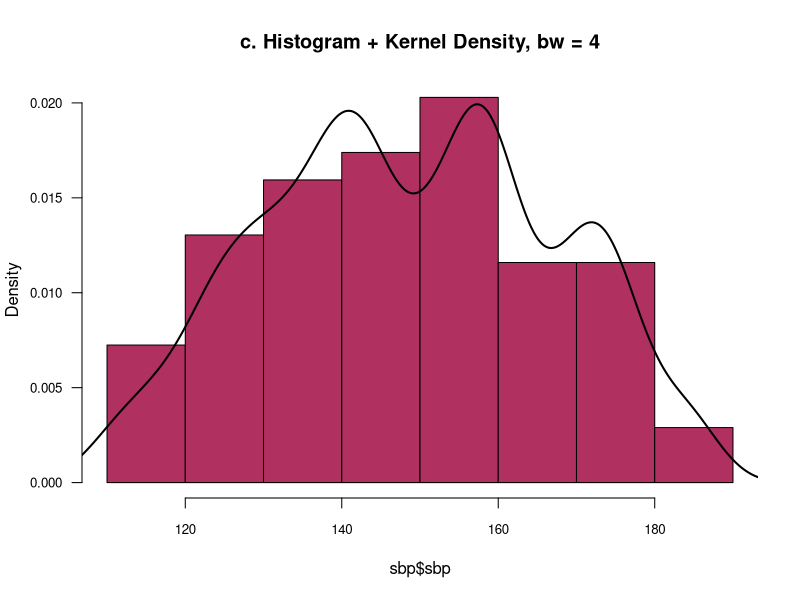
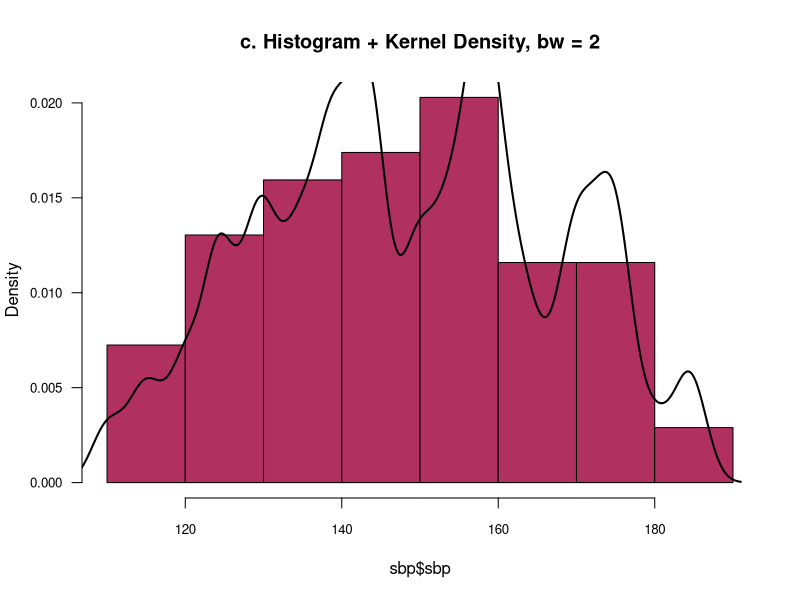
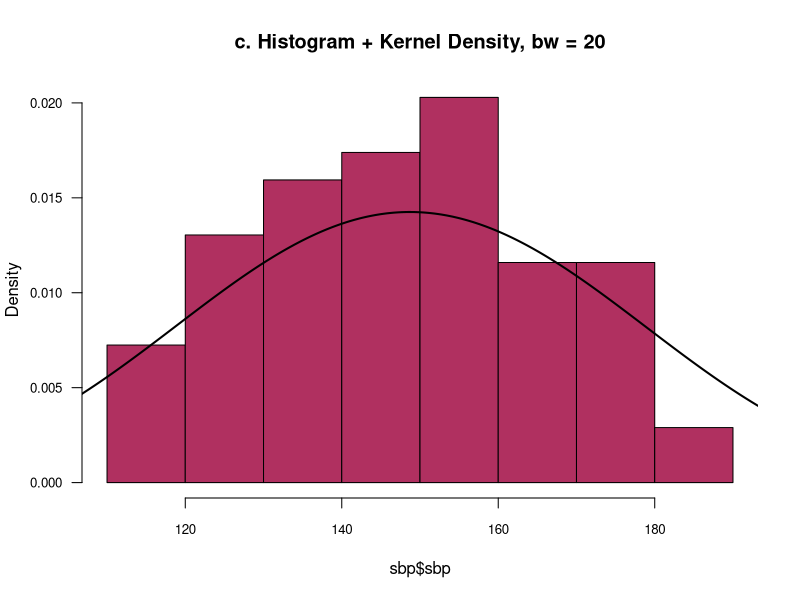

R code for these plots, in order:
library(multcomp)
eq2 = density(sbp$sbp, bw = 4) # Figure 8-1c
hist(sbp$sbp,
  main="c. Histogram + Kernel Density, bw = 4",
  col = "maroon", las = 1, cex.axis = .8,
  freq = F) #freq=F: prob. densities
lines(eq2,lwd = 2) # Plot density curve on existing histogram

eq2 = density(sbp$sbp, bw = 2) # Figure 8-1-c
hist(sbp$sbp,
  main="c. Histogram + Kernel Density, bw = 2",
  col = "maroon", las = 1, cex.axis = .8,
  freq = F) #freq=F: prob. densities
lines(eq2,lwd = 2) # Plot density curve on existing histogram

eq2 = density(sbp$sbp, bw = 20) # Figure 8-1c
hist(sbp$sbp,
  main="c. Histogram + Kernel Density, bw = 20",
  col = "maroon", las = 1, cex.axis = .8,
  freq = F) #freq=F: prob. densities
lines(eq2,lwd = 2) # Plot density curve on existing histogram
